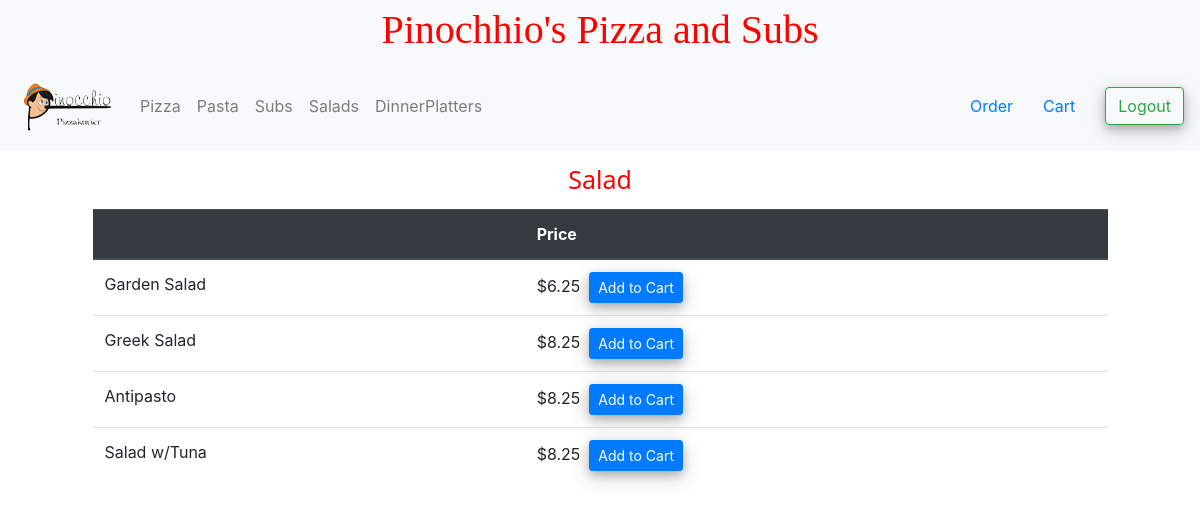
The page /salads (signed in) on the database its author committed.
### orders/models.py (models this page shows, shortened)
class Salads(models.Model):
    salad = models.CharField(max_length=30)
    price = models.DecimalField(max_digits=5, decimal_places=2)

### orders/views.py (the view)
# urls.py: path("salads", views.salads, name="salads"),
def salads(request):
    if request.user.is_authenticated:
        salads = Salads.objects.all()
        context = {
            'salads': salads
        }
        return render(request, 'orders/salad.html', context)
    elif request.user.is_anonymous:
        return HttpResponseRedirect(reverse('login'))

### orders/templates/orders/salad.html (shortened to what this page needs)
{% extends 'orders/baselayout.html' %}
{% block content %}
<p class="heading extra-heading">Salad</p>
<div class="container">
  <div class="row justify-content-center">
    <div class="col-11">
      <table class="table">
        <thead class="thead-dark">
          <tr>
            <th scope="col"></th>
            <th scope="col">Price</th>
          </tr>
        </thead>
        <tbody>
          {% for salad in salads %}
          <tr>
            <td>{{salad.salad}}</td>
            <td>${{salad.price}}&nbsp&nbsp{% csrf_token %}<button data-dish="{{ salad.salad }}" data-type="" data-size="" data-price="{{ salad.price }}" type="submit" class="btn btn-primary btn-sm">Add to Cart</button></td>
          </tr>
          {% endfor %}
        </tbody>
      </table>
    </div>
  </div>
</div>
{% endblock %}

### static/css/custom.css (style rules this page uses)
.btn { box-shadow: 0 4px 8px 0 rgba(0, 0, 0, 0.2), 0 6px 20px 0 rgba(0, 0, 0, 0.19); }
.heading { margin-bottom: 10px; text-align:center; color:red; font-size:25px; font-weight:500; font-family:Segoe UI; }
.extra-heading { margin-top:10px; }
#menu-layout { background-repeat: no-repeat; background-size: cover; position: absolute; width:100%; height:100vh; }

### rows shown on the page
Salads: salad "Garden Salad", price "6.25"
Salads: salad "Greek Salad", price "8.25"
Salads: salad "Antipasto", price "8.25"
Salads: salad "Salad w/Tuna", price "8.25"
